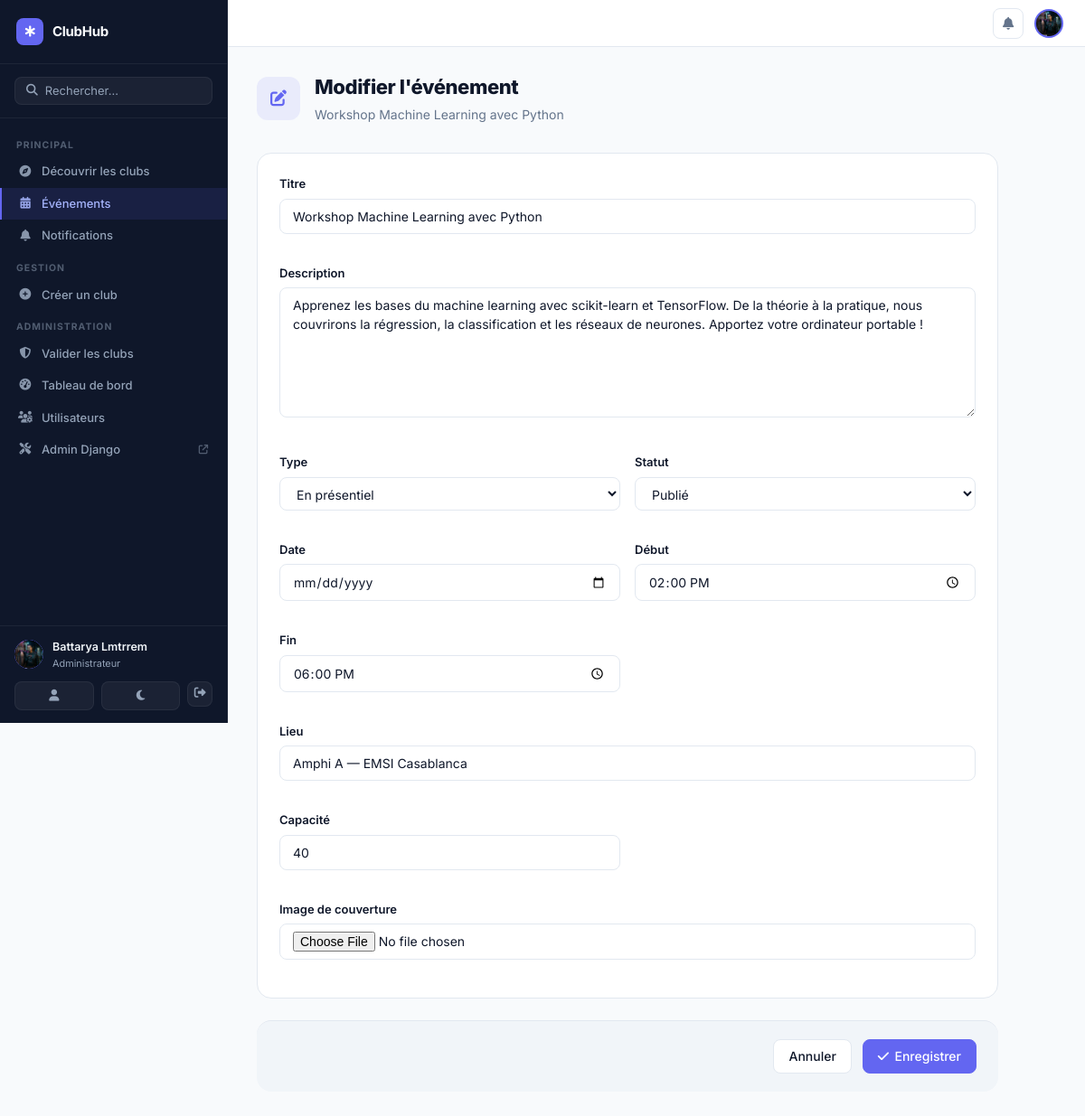
The page /events/1/edit/ (signed in) on the database its author committed.
### presences/models.py (models this page shows, shortened)
class Utilisateur(AbstractUser):
    ROLE_ADMIN = 'admin'
    ROLE_ENSEIGNANT = 'enseignant'
    ROLE_ETUDIANT = 'etudiant'
    ROLE_CLUB_MANAGER = 'club_manager'
    ROLE_CHOICES = (
        ('admin', 'Administrateur'),
        ('enseignant', 'Enseignant'),
        ('etudiant', 'Étudiant'),
        ('club_manager', 'Responsable de Club'),
    )
    role = models.CharField(max_length=20, choices=ROLE_CHOICES, default='etudiant')
    cne = models.CharField(max_length=20, blank=True, null=True)
    filiere = models.CharField(max_length=50, blank=True, null=True)
    bio = models.TextField(blank=True, default='')
    avatar = models.ImageField(upload_to='avatars/', null=True, blank=True)
    phone = models.CharField(max_length=20, blank=True, default='')
    university = models.CharField(max_length=200, blank=True, default='EMSI')
    website = models.URLField(blank=True, default='')
    linkedin = models.URLField(blank=True, default='')
    @property
    def is_platform_admin(self):
        return self.role == self.ROLE_ADMIN

### events/models.py (models this page shows, shortened)
class Event(models.Model):
    TYPE_IN_PERSON = 'in_person'
    TYPE_ONLINE = 'online'
    TYPE_HYBRID = 'hybrid'
    TYPE_CHOICES = [
        ('in_person', 'En présentiel'),
        ('online', 'En ligne'),
        ('hybrid', 'Hybride'),
    ]
    STATUS_DRAFT = 'draft'
    STATUS_PUBLISHED = 'published'
    STATUS_CANCELLED = 'cancelled'
    STATUS_PAST = 'past'
    STATUS_CHOICES = [
        ('draft', 'Brouillon'),
        ('published', 'Publié'),
        ('cancelled', 'Annulé'),
    ]
    club = models.ForeignKey(
        'clubs.Club', on_delete=models.CASCADE, related_name='events'
    )
    title = models.CharField(max_length=300)
    slug = models.SlugField(unique=True, blank=True)
    description = models.TextField()
    event_type = models.CharField(max_length=20, choices=TYPE_CHOICES, default='in_person')
    date = models.DateField()
    start_time = models.TimeField()
    end_time = models.TimeField(null=True, blank=True)
    location = models.CharField(max_length=500, blank=True)
    location_url = models.URLField(blank=True)
    cover_image = models.ImageField(upload_to='events/covers/', null=True, blank=True)
    capacity = models.PositiveIntegerField(default=0, help_text='0 = illimité')
    registration_deadline = models.DateTimeField(null=True, blank=True)
    status = models.CharField(max_length=20, choices=STATUS_CHOICES, default='draft')
    is_featured = models.BooleanField(default=False)
    created_by = models.ForeignKey(
        settings.AUTH_USER_MODEL, on_delete=models.CASCADE,
        related_name='created_events'
    )
    tags = models.CharField(max_length=500, blank=True)
    created_at = models.DateTimeField(auto_now_add=True)
    updated_at = models.DateTimeField(auto_now=True)
    class Meta:
        verbose_name = 'Événement'
        verbose_name_plural = 'Événements'
        ordering = ['date', 'start_time']

### events/views.py (the view)
# urls.py: path('<int:pk>/edit/', views.event_edit, name='event_edit'),
@login_required
def event_edit(request, pk):
    event = get_object_or_404(Event, pk=pk)
    club = event.club
    membership = Membership.objects.filter(user=request.user, club=club).first()
    if not request.user.is_platform_admin and not (membership and membership.can_manage):
        messages.error(request, 'Accès refusé.')
        return redirect('event_detail', pk=pk)
    if request.method == 'POST':
        form = EventForm(request.POST, request.FILES, instance=event)
        if form.is_valid():
            form.save()
            messages.success(request, 'Événement mis à jour.')
            return redirect('event_detail', pk=event.pk)
    else:
        form = EventForm(instance=event)
    return render(request, 'events/edit.html', {'form': form, 'event': event})

### notifications/context_processors.py (called while the page is built)
def notifications_context(request):
    ctx = {'unread_notif_count': 0, 'pending_clubs_count': 0}
    if request.user.is_authenticated:
        ctx['unread_notif_count'] = request.user.notifications.filter(is_read=False).count()
        if getattr(request.user, 'is_platform_admin', False):
            from clubs.models import Club
            ctx['pending_clubs_count'] = Club.objects.filter(status='pending').count()
    return ctx

### templates/events/edit.html (shortened to what this page needs)
{% extends 'base.html' %}
{% load widget_tweaks %}
{% block content %}
<div class="form-page">
  <div class="form-page-header">
    <div class="form-page-icon"><i class="fa-solid fa-pen-to-square"></i></div>
    <div>
      <h1 class="form-page-title">Modifier l'événement</h1>
      <p class="form-page-subtitle">{{ event.title }}</p>
    </div>
  </div>
  <form method="post" enctype="multipart/form-data" class="form-sections">
    <div class="form-section">
      <div class="form-section-body">
        <div class="form-group">
          <label class="form-label">Titre</label>
          {% render_field form.title class="form-control" %}
        </div>
        <div class="form-group">
          <label class="form-label">Description</label>
          {% render_field form.description class="form-control" rows="6" %}
        </div>
        <div class="form-row">
          <div class="form-group">
            <label class="form-label">Type</label>
            {% render_field form.event_type class="form-control" %}
          </div>
          <div class="form-group">
            <label class="form-label">Statut</label>
            {% render_field form.status class="form-control" %}
          </div>
        </div>
        <div class="form-row">
          <div class="form-group">
            <label class="form-label">Date</label>
            {% render_field form.date class="form-control" %}
          </div>
          <div class="form-group">
            <label class="form-label">Début</label>
            {% render_field form.start_time class="form-control" %}
          </div>
          <div class="form-group">
            <label class="form-label">Fin</label>
            {% render_field form.end_time class="form-control" %}
          </div>
        </div>
        <div class="form-row">
          <div class="form-group form-group--wide">
            <label class="form-label">Lieu</label>
            {% render_field form.location class="form-control" %}
          </div>
          <div class="form-group">
            <label class="form-label">Capacité</label>
            {% render_field form.capacity class="form-control" %}
          </div>
        </div>
        <div class="form-group">
          <label class="form-label">Image de couverture</label>
          {% render_field form.cover_image class="form-control" %}
        </div>
      </div>
    </div>
    <div class="form-submit">
      <a href="{% url 'event_detail' pk=event.pk %}" class="btn btn-secondary">Annuler</a>
      <button type="submit" class="btn btn-primary">
        <i class="fa-solid fa-check"></i> Enregistrer
      </button>
    </div>
  </form>
</div>
{% endblock %}

### templates/base.html (shortened to what this page needs)
{% load static %}
<!DOCTYPE html>
<html lang="fr">
<head>
  <link rel="stylesheet" href="https://cdnjs.cloudflare.com/ajax/libs/font-awesome/6.5.0/css/all.min.css">
  <link rel="stylesheet" href="{% static 'css/style.css' %}">
  <link rel="stylesheet" href="{% static 'css/clubs.css' %}">
</head>
<body class="{% block body_class %}{% endblock %}">
{% if user.is_authenticated %}
<aside class="sidebar" id="sidebar">
  <div class="sidebar-brand">
    <a href="{% url 'club_list' %}" class="brand-link">
      <div class="brand-icon"><i class="fa-solid fa-star-of-life"></i></div>
      <span class="brand-name">ClubHub</span>
    </a>
  </div>
  <div class="sidebar-search">
    <form action="{% url 'club_list' %}" method="get">
      <div class="search-input-wrap">
        <i class="fa-solid fa-magnifying-glass"></i>
        <input type="text" name="q" placeholder="Rechercher..." class="sidebar-search-input">
      </div>
    </form>
  </div>
  <nav class="sidebar-nav">
    <div class="sidebar-section-label">Principal</div>
    <a href="{% url 'club_list' %}"
       class="sidebar-link {% if request.resolver_match.url_name == 'club_list' %}active{% endif %}">
      <i class="fa-solid fa-compass"></i>
      <span>Découvrir les clubs</span>
    </a>
    <a href="{% url 'event_list' %}"
       class="sidebar-link {% if 'event' in request.resolver_match.url_name %}active{% endif %}">
      <i class="fa-solid fa-calendar-days"></i>
      <span>Événements</span>
    </a>
    <a href="{% url 'notification_list' %}"
       class="sidebar-link {% if request.resolver_match.url_name == 'notification_list' %}active{% endif %}">
      <i class="fa-solid fa-bell"></i>
      <span>Notifications</span>
    </a>
    {% if user.role == 'admin' or user.role == 'club_manager' %}
    <div class="sidebar-section-label">Gestion</div>
    <a href="{% url 'club_create' %}"
       class="sidebar-link {% if request.resolver_match.url_name == 'club_create' %}active{% endif %}">
      <i class="fa-solid fa-plus-circle"></i>
      <span>Créer un club</span>
    </a>
    {% endif %}
    {% if user.role == 'admin' %}
    <div class="sidebar-section-label">Administration</div>
    <a href="{% url 'admin_clubs' %}"
       class="sidebar-link {% if 'admin_club' in request.resolver_match.url_name %}active{% endif %}">
      <i class="fa-solid fa-shield-halved"></i>
      <span>Valider les clubs</span>
    </a>
    <a href="{% url 'dashboard_admin' %}"
       class="sidebar-link {% if 'dashboard_admin' in request.resolver_match.url_name %}active{% endif %}">
      <i class="fa-solid fa-gauge-high"></i>
      <span>Tableau de bord</span>
    </a>
    <a href="{% url 'admin_users' %}" class="sidebar-link">
      <i class="fa-solid fa-users-gear"></i>
      <span>Utilisateurs</span>
    </a>
    <a href="/admin/" class="sidebar-link" target="_blank">
      <i class="fa-solid fa-screwdriver-wrench"></i>
      <span>Admin Django</span>
      <i class="fa-solid fa-arrow-up-right-from-square" style="font-size:.65rem;margin-left:auto;opacity:.5"></i>
    </a>
    {% endif %}
  </nav>
  <div class="sidebar-footer">
    <div class="sidebar-user">
      <div class="user-avatar-sm">
        {% if user.avatar %}
          <img src="{{ user.avatar.url }}" alt="" style="width:100%;height:100%;object-fit:cover;border-radius:50%;">
        {% else %}
          {{ user.get_initials }}
        {% endif %}
      </div>
      <div class="user-meta">
        <div class="user-name-sm">{{ user.get_full_name|default:user.username }}</div>
        <div class="user-role-sm">{{ user.get_role_display }}</div>
      </div>
    </div>
    <div class="sidebar-footer-actions">
      <a href="{% url 'profile' %}" class="sidebar-action-btn" title="Profil">
        <i class="fa-solid fa-user"></i>
      </a>
      <button class="sidebar-action-btn theme-toggle" id="themeToggle" title="Changer le thème">
        <i class="fa-solid fa-moon" id="themeIcon"></i>
      </button>
      <form method="post" action="{% url 'logout' %}" style="display:inline">
        <button type="submit" class="sidebar-action-btn sidebar-action-btn--danger" title="Déconnexion">
          <i class="fa-solid fa-right-from-bracket"></i>
        </button>
      </form>
    </div>
  </div>
</aside>
<div class="main-area">
  <header class="topbar">
    <div class="topbar-actions">
      <a href="{% url 'notification_list' %}" class="topbar-icon-btn" id="notif-btn">
        <i class="fa-solid fa-bell"></i>
      </a>
      <a href="{% url 'profile' %}" class="topbar-avatar">
        {% if user.avatar %}
          <img src="{{ user.avatar.url }}" alt="">
        {% else %}
          {{ user.get_initials }}
        {% endif %}
      </a>
    </div>
  </header>
  <main class="page-content">
    {% block content %}{% endblock %}
  </main>
</div>
{% else %}
<div class="public-layout">
  {% block public_content %}{% endblock %}
</div>
{% endif %}
</body>
</html>

### static/css/style.css (style rules this page uses)
:root { --primary: #2563EB; --primary-dark: #1D4ED8; --primary-light: #EFF6FF; --sidebar-bg: #1E293B; --sidebar-border: #334155; --sidebar-text: #94A3B8; --sidebar-text-active: #F8FAFC; --bg: #F1F5F9; --surface: #FFFFFF; --surface-secondary: #F8FAFC; --border: #E2E8F0; --text: #0F172A; --text-muted: #64748B; --text-light: #94A3B8; --danger: #DC2626; --danger-light: #FEF2F2; --success: #16A34A; --success-light: #F0FDF4; --warning: #D97706; --warning-light: #FFFBEB; --shadow-sm: 0 1px 2px 0 rgba(0, 0, 0, 0.05); --shadow: 0 1px 3px 0 rgba(0, 0, 0, 0.1), 0 1px 2px -1px rgba(0, 0, 0, 0.1); --shadow-md: 0 4px 6px -1px rgba(0, 0, 0, 0.1), 0 2px 4px -2px rgba(0, 0, 0, 0.1); --radius: 0.5rem; --radius-lg: 0.75rem; --sidebar-width: 240px; }
*, *::before, *::after { box-sizing: border-box; margin: 0; padding: 0; }
html { font-size: 16px; }
body { font-family: 'Inter', system-ui, -apple-system, sans-serif; color: var(--text); background: var(--bg); line-height: 1.5; -webkit-font-smoothing: antialiased; transition: background-color .2s ease, color .2s ease; }
.sidebar { width: var(--sidebar-width); background: var(--sidebar-bg); display: flex; flex-direction: column; flex-shrink: 0; position: fixed; top: 0; left: 0; height: 100vh; overflow-y: auto; z-index: 100; }
.sidebar-brand { padding: 1.375rem 1.25rem; font-size: 1rem; font-weight: 700; color: #F8FAFC; border-bottom: 1px solid var(--sidebar-border); letter-spacing: -0.3px; }
.sidebar-link { display: flex; align-items: center; gap: 0.625rem; padding: 0.5625rem 1.25rem; text-decoration: none; color: var(--sidebar-text); font-size: 0.875rem; font-weight: 500; transition: background 0.15s, color 0.15s; border-left: 2px solid transparent; }
.sidebar-link.active { background: rgba(37, 99, 235, 0.15); color: #60A5FA; border-left-color: #3B82F6; }
.sidebar-link i { width: 16px; font-size: 0.85rem; text-align: center; opacity: 0.85; }
.sidebar-footer { padding: 1rem 1.25rem; border-top: 1px solid var(--sidebar-border); }
.sidebar-user { display: flex; align-items: center; gap: 0.625rem; margin-bottom: 0.875rem; }
.main-area { margin-left: var(--sidebar-width); flex: 1; display: flex; flex-direction: column; min-height: 100vh; }
.btn { display: inline-flex; align-items: center; gap: 0.375rem; padding: 0.5rem 1rem; border-radius: var(--radius); border: 1px solid transparent; font-size: 0.875rem; font-weight: 500; cursor: pointer; text-decoration: none; transition: all 0.15s; white-space: nowrap; line-height: 1.4; font-family: inherit; }
.btn-primary { background: var(--primary); color: white; border-color: var(--primary); }
.btn-secondary { background: var(--surface); color: var(--text); border-color: var(--border); }
.form-group { margin-bottom: 1.125rem; }
.form-label { display: block; font-size: 0.875rem; font-weight: 500; color: var(--text); margin-bottom: 0.375rem; }
.form-control { width: 100%; padding: 0.5rem 0.75rem; border: 1px solid var(--border); border-radius: var(--radius); font-size: 0.9rem; color: var(--text); background: var(--surface); transition: border-color 0.15s, box-shadow 0.15s, background-color 0.2s, color 0.2s; line-height: 1.5; font-family: inherit; appearance: auto; }

### rows shown on the page
Utilisateur: avatar (picture), get_full_name "Battarya Lmtrrem", role "Administrateur"
Event: title "Workshop Machine Learning avec Python", description "Apprenez les bases du machine learning avec scikit-learn et TensorFlow. De la théorie à la pratique, nous couvrirons la régression, la classification et les réseaux de neurones. Apportez votre ordinateur portable !", event_type "En présentiel", status "Publié", start_time "14:00:00", end_time "18:00:00", location "Amphi A — EMSI Casablanca", capacity "40"
